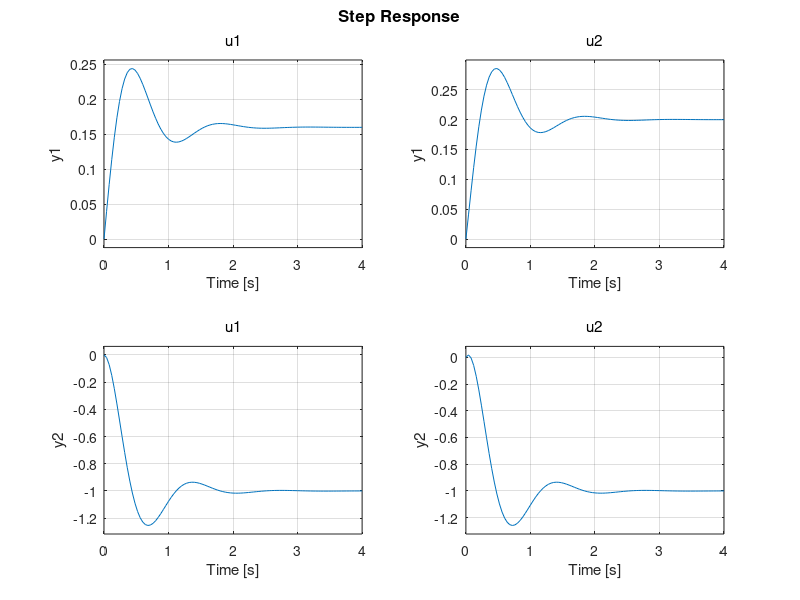

Write MATLAB code to recreate this figure.
clc, clear all

%% Representacion de estado

% Ejercicio

% Considere el siguiente sistema con multiples entradas y multiples salidas
% ẋ = [ 0   1]x + [1 1]u
%     [-25 -4]    [0 1]

% y = [1 0]x
%     [0 1]

% Este sistema tiene dos entradas y dos salidas
%% Desarrollo

% De acuerdo al ejercicio dado se identifican las matrices A,B,C,D 
A = [0 1;-25 -4];
B = [1 1; 0 1];
C = [1 0; 0 1];
D = [0 0; 0 0];

% Se obtienen los espacios de estado y su funcion de transferencia
sys = ss(A,B,C,D);
size(sys)

% Otra forma de calcular las funciones de transferencia de un sistema de
% multiples entradas y multiples salidas
G = tf(sys)

% Graficando las funciones de transferencia
step(G)
